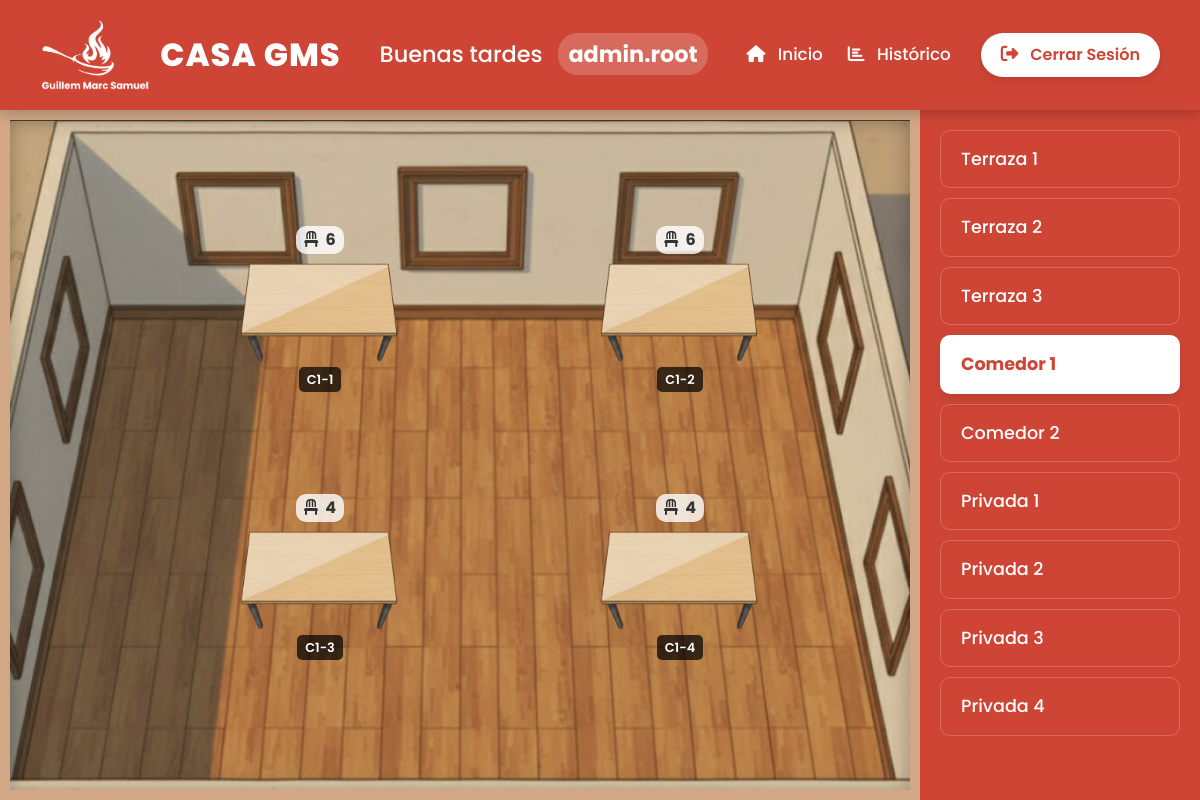
The app's page /PHP/PUBLIC/SALAS/comedor1.php (signed in) with its own data.
### tables this page shows
CREATE TABLE IF NOT EXISTS mesas (
    id INT AUTO_INCREMENT PRIMARY KEY,
    id_sala INT NOT NULL,
    nombre VARCHAR(20) NOT NULL,
    sillas INT NOT NULL,
    estado INT DEFAULT 1,   
    asignado_por INT NULL,   
    FOREIGN KEY (id_sala) REFERENCES salas(id)
);

CREATE TABLE IF NOT EXISTS salas (
    id INT AUTO_INCREMENT PRIMARY KEY,
    nombre VARCHAR(100) NOT NULL,
    num_mesas INT DEFAULT 0
);

### PHP/PUBLIC/SALAS/comedor1.php (the view, shortened to what this page needs)
<?php
require_once '../../CONEXION/conexion.php';
$username = $_SESSION['username'];
$id_sala_actual = 4;
$stmt_mesas = $conn->prepare("
    SELECT m.*, u.username AS camarero
    FROM mesas m
    LEFT JOIN users u ON m.asignado_por = u.id
    WHERE m.id_sala = :sala
");
$stmt_mesas->execute(['sala' => $id_sala_actual]);
$mesas = $stmt_mesas->fetchAll(PDO::FETCH_ASSOC);
try {
    $stmt_salas = $conn->query("SELECT id, nombre FROM salas");
    $salas = $stmt_salas->fetchAll(PDO::FETCH_ASSOC);
} catch (PDOException $e) {
    die("Error al cargar las salas: " . $e->getMessage());
}
?>
<!DOCTYPE html>
<html lang="es">
<head>
    <link href="https://cdn.jsdelivr.net/npm/bootstrap@5.3.3/dist/css/bootstrap.min.css" rel="stylesheet">
    <link rel="stylesheet" href="https://cdnjs.cloudflare.com/ajax/libs/font-awesome/6.5.1/css/all.min.css">
    <link rel="stylesheet" href="../../../css/panel_principal.css">
    <link rel="stylesheet" href="../../../css/salas_general.css">
    <link rel="stylesheet" href="../../../css/comedor1.css">
</head>
<body>
    <?php
    require_once '../header.php';
    ?>
    <div class="sala-container">
        <main class="sala-layout comedor1">
            <?php foreach ($mesas as $mesa): ?>
                <?php
                    $clase = $mesa['estado'] == 2 ? 'ocupada' : 'libre';
                    $accion = $mesa['estado'] == 1 ? './../../PROCEDIMIENTOS/asignar_mesa.php' : './../../PROCEDIMIENTOS/liberar_mesa.php';
                ?>
                <form action="<?php echo $accion; ?>" method="POST" class="mesa-form">
                    <button type="submit" class="mesa <?php echo $clase; ?>" id="mesa-<?php echo $mesa['id']; ?>">
                        <img src="../../../img/mesa2.png" alt="Mesa" class="mesa-img">
                        <span class="mesa-label"><?php echo htmlspecialchars($mesa['nombre']); ?></span>
                        <div class="mesa-sillas"><i class="fa-solid fa-chair"></i> <?php echo $mesa['sillas']; ?></div>
                    </button>
                </form>
            <?php endforeach; ?>
        </main>
        <aside class="salas-navigation">
            <?php foreach ($salas as $sala): ?>
                <?php
                    $clase_activa = ($sala['id'] == $id_sala_actual) ? 'active' : '';
                    $nombre_fichero = strtolower(str_replace(' ', '', $sala['nombre']));
                    $url = $nombre_fichero . ".php";
                ?>
                <a href="<?php echo $url; ?>" class="sala-nav-link <?php echo $clase_activa; ?>">
                    <?php echo htmlspecialchars($sala['nombre']); ?>
                </a>
            <?php endforeach; ?>
        </aside>
    </div>
</body>
</html>

### PHP/PUBLIC/header.php
<?php
$hora = date('H');
if ($hora >= 6 && $hora < 12) {
    $saludo = "Buenos días";
} elseif ($hora >= 12 && $hora < 20) {
    $saludo = "Buenas tardes";
} else {
    $saludo = "Buenas noches";
}
?>
<nav class="main-header">
    <div class="header-logo">
        <a href="../index.php">
            <img src="../../../img/basic_logo_blanco.png" alt="Logo GMS">
        </a>
        <div class="logo-text">
            <span class="gms-title">CASA GMS</span>
        </div>
    </div>
    <div class="header-greeting">
        <?= $saludo ?>
        <span class="username-tag"><?= $username ?></span>
    </div>
    <div class="header-menu">
        <a href="../index.php" class="nav-link">
            <i class="fa-solid fa-house"></i> Inicio
        </a>
        <a href="../historico.php" class="nav-link">
            <i class="fa-solid fa-chart-bar"></i> Histórico
        </a>
    </div>
    <form method="post" action="../../PROCEDIMIENTOS/logout.php">
        <button type="submit" class="logout-btn">
            <i class="fa-solid fa-right-from-bracket"></i> Cerrar Sesión
        </button>
    </form>
</nav>

### css/panel_principal.css (style rules this page uses)
* { margin: 0; padding: 0; box-sizing: border-box; }
html, body { height: 100%; font-family: 'Poppins', sans-serif; color: #333; background-color: #f4f7f9; background-image: url('../img/fondo_panel_principal.png'); background-size: cover; background-attachment: fixed; background-position: center 50%; }
.main-header { background-color: #ce4535; color: white; display: flex; justify-content: space-between; align-items: center; padding: 20px 40px; box-shadow: 0 4px 12px rgba(0, 0, 0, 0.2); position: relative; z-index: 10; }
.header-logo { display: flex; align-items: center; gap: 10px; }
.header-logo img { height: 70px; }
.logo-text { display: flex; flex-direction: column; line-height: 1.1; }
.gms-title { font-size: 2.0rem; font-weight: 800; letter-spacing: 1px; }
.header-greeting { font-size: 1.4rem; font-weight: 500; flex-grow: 1; text-align: center; }
.username-tag { font-weight: 700; background-color: rgba(255, 255, 255, 0.2); padding: 5px 10px; border-radius: 20px; margin-left: 10px; }
.header-menu { display: flex; gap: 25px; margin-right: 30px; }
.nav-link { color: white; text-decoration: none; font-weight: 500; padding: 10px 0; transition: color 0.2s, opacity 0.2s; font-size: 1.05rem; }
.nav-link i { margin-right: 8px; }
.logout-btn { background-color: white; color: #ce4535; border: none; padding: 10px 20px; border-radius: 25px; font-size: 1rem; font-weight: 600; cursor: pointer; transition: all 0.2s ease; box-shadow: 0 4px 10px rgba(0, 0, 0, 0.1); }
.logout-btn i { margin-right: 8px; font-size: 1.1em; }

### css/salas_general.css (style rules this page uses)
.sala-container { display: flex; height: calc(100vh - 110px); position: relative; font-family: 'Poppins', sans-serif; }
.salas-navigation { width: 280px; background-color: #ce4535; padding: 20px; overflow-y: auto; box-shadow: -5px 0 15px rgba(0,0,0,0.1); display: flex; flex-direction: column; gap: 10px; }
.sala-nav-link { display: block; text-decoration: none; color: white; font-size: 1.1rem; font-weight: 500; padding: 15px 20px; border-radius: 10px; transition: background-color 0.2s ease; border: 1px solid rgba(255, 255, 255, 0.2); }
.sala-nav-link.active { background-color: white; color: #ce4535; font-weight: 700; box-shadow: 0 4px 10px rgba(0,0,0,0.1); }
.sala-layout { flex-grow: 1; position: relative; background-size: cover; background-position: center; background-repeat: no-repeat; border: 10px solid #d1a785; box-shadow: inset 0 0 20px rgba(0,0,0,0.3); }
.mesa-form { display: contents; }
.mesa { border: none; font: inherit; background-color: transparent; box-shadow: none; position: absolute; cursor: pointer; transition: transform 0.2s ease; padding: 5px; border-radius: 10px; user-select: none; display: flex; flex-direction: column; align-items: center; gap: 3px; }
.mesa-img { width: 80px; height: auto; transition: filter 0.2s ease, width 0.3s ease; }
.mesa-label { background-color: rgba(0, 0, 0, 0.7); color: white; font-size: 0.7rem; font-weight: 600; padding: 2px 5px; border-radius: 5px; white-space: nowrap; }
.mesa-sillas { font-size: 0.8rem; font-weight: 700; color: #333; background-color: rgba(255, 255, 255, 0.8); padding: 2px 6px; border-radius: 10px; order: -1; }
.mesa-sillas i { margin-right: 4px; }
@media (min-width: 900px) { .mesa-img { width: 160px; } }
@media (min-width: 900px) { .mesa { gap: 5px; } }
@media (min-width: 900px) { .mesa-label { font-size: 0.8rem; padding: 3px 8px; } }
@media (min-width: 900px) { .mesa-sillas { font-size: 1rem; padding: 2px 8px; } }

### css/comedor1.css (style rules this page uses)
.sala-layout.comedor1 { background-image: url('../img/comedor1.png'); }
#mesa-13 { top: 15%; left: 25%; }
#mesa-14 { top: 15%; left: 65%; }
#mesa-15 { top: 55%; left: 25%; }
#mesa-16 { top: 55%; left: 65%; }

### records on screen
mesas: nombre "C1-1", sillas "6"
mesas: nombre "C1-2", sillas "6"
mesas: nombre "C1-3", sillas "4"
mesas: nombre "C1-4", sillas "4"
salas: nombre "Terraza 1"
salas: nombre "Terraza 2"
salas: nombre "Terraza 3"
salas: nombre "Comedor 1"
salas: nombre "Comedor 2"
salas: nombre "Privada 1"
salas: nombre "Privada 2"
salas: nombre "Privada 3"
salas: nombre "Privada 4"

### other values on screen
$saludo "Buenas tardes"
$username "admin.root"
